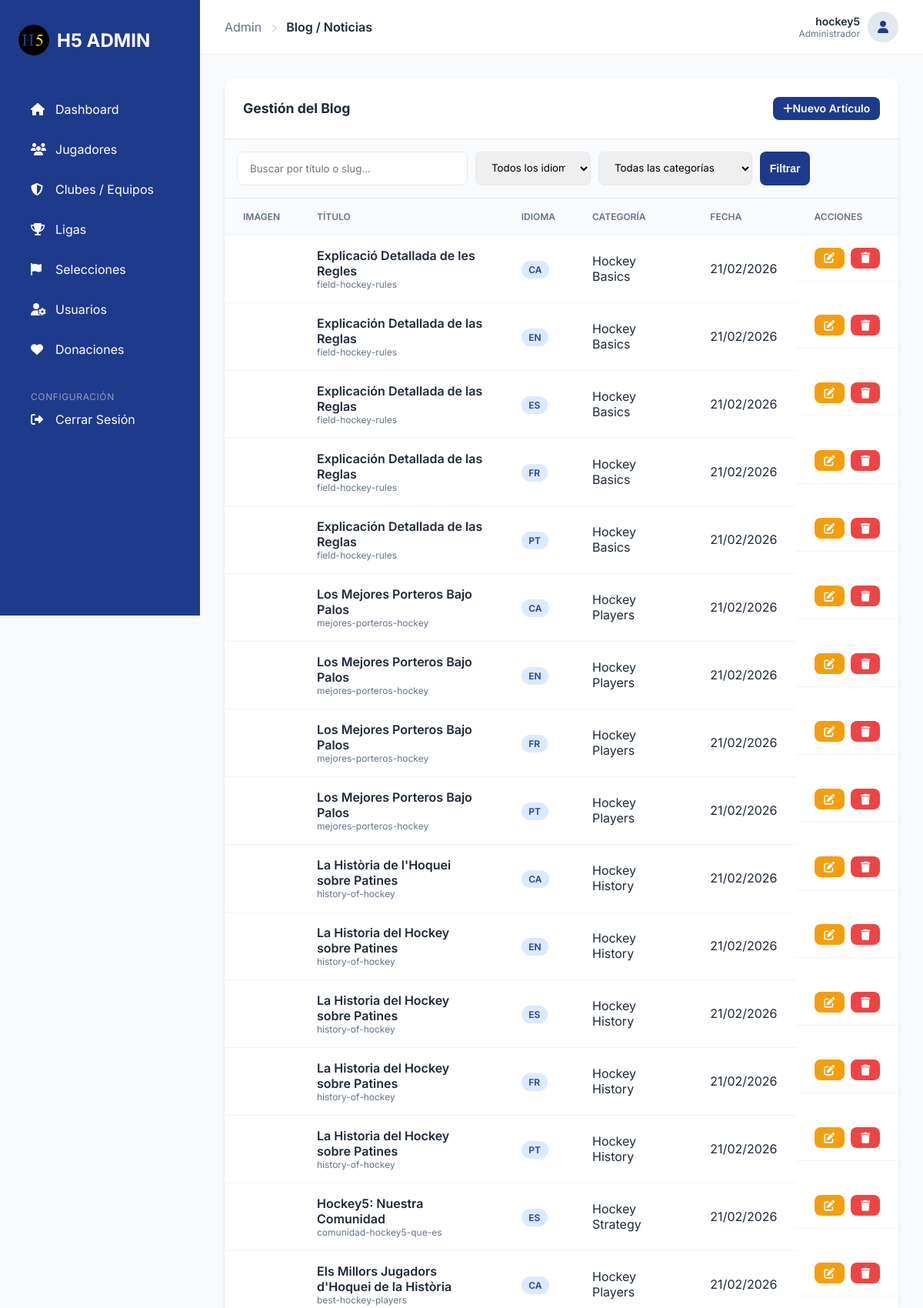
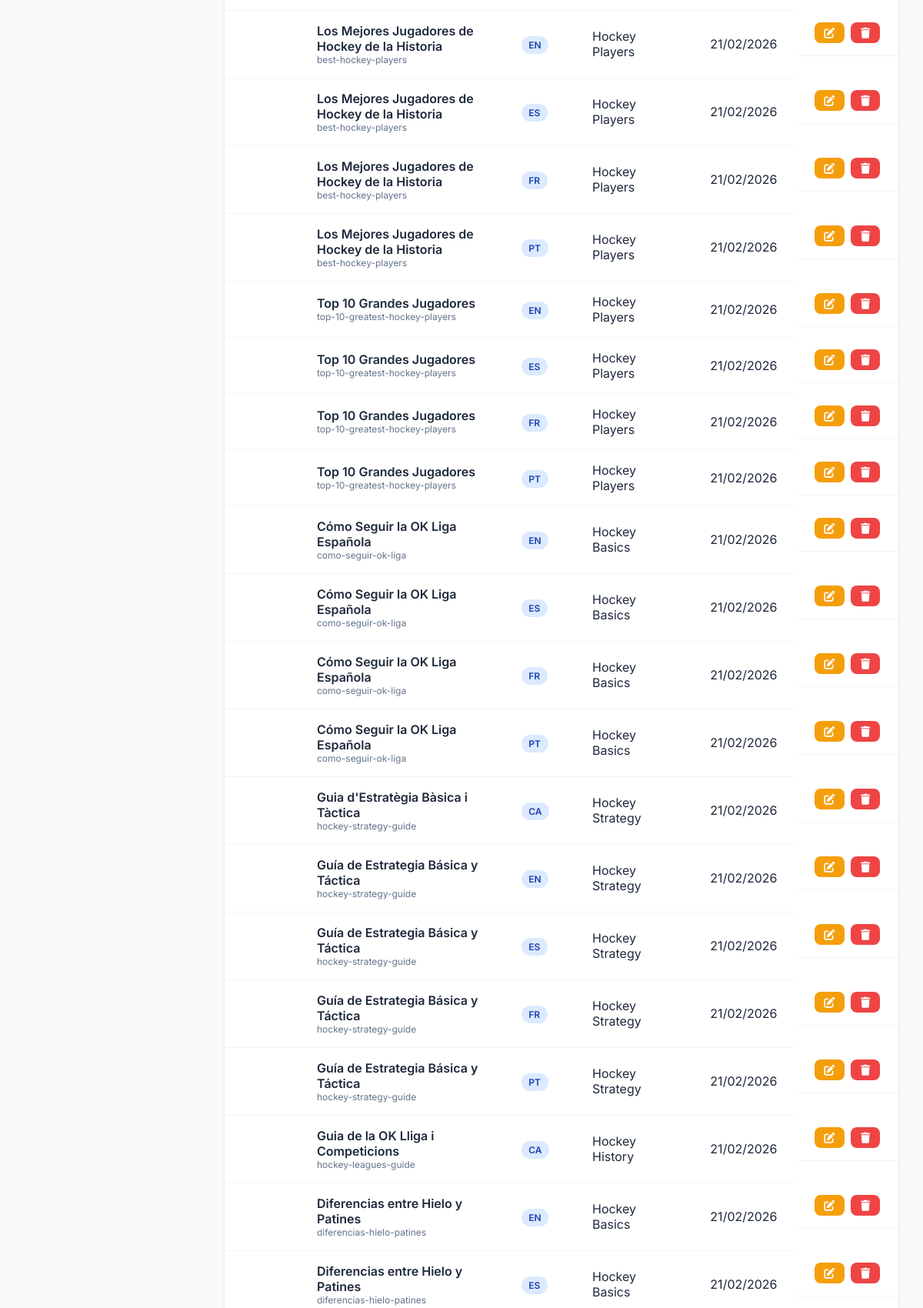
The app's page /admin/blog.php (signed in, upper part) with its own data (2 pictures, top to bottom).
### tables this page shows
CREATE TABLE `blog_articles` (
  `id` varchar(64) NOT NULL,
  `slug` varchar(128) NOT NULL,
  `lang` varchar(10) NOT NULL,
  `title` varchar(255) NOT NULL,
  `excerpt` text DEFAULT NULL,
  `content` longtext DEFAULT NULL,
  `author` varchar(100) DEFAULT NULL,
  `category` varchar(100) DEFAULT NULL,
  `published_at` datetime DEFAULT NULL,
  `image` varchar(255) DEFAULT NULL
);

### admin/blog.php (the view, shortened to what this page needs)
<?php
require_once __DIR__ . '/includes/header.php';
$search = $_GET['search'] ?? '';
try {
    $pdo = hoquei5_pdo();
    $query = "SELECT * FROM `blog_articles` WHERE 1=1";
    $params = [];
    $query .= " ORDER BY published_at DESC LIMIT 100";
    $stmt = $pdo->prepare($query);
    $stmt->execute($params);
    $articles = $stmt->fetchAll();
} catch (Exception $e) {
    echo "Error: " . $e->getMessage();
}
?>
<div class="table-container">
    <div class="table-header">
        <h2 style="font-size: 1.1rem; font-weight: 700;">Gestión del Blog</h2>
        <a href="blog_edit.php" class="btn btn-primary btn-sm" style="width: auto;"><i class="fas fa-plus"></i> Nuevo Artículo</a>
    </div>
    <div style="padding: 1rem; background: #f8fafc; border-bottom: 1px solid #e2e8f0;">
        <form method="GET" style="display: flex; gap: 10px; flex-wrap: wrap;">
            <input type="text" name="search" placeholder="Buscar por título o slug..." class="form-input" style="max-width: 300px;" value="<?php echo htmlspecialchars($search); ?>">
            <select name="lang" class="form-input" style="max-width: 150px;">
                <option value="">Todos los idiomas</option>
            </select>
            <select name="category" class="form-input" style="max-width: 200px;">
                <option value="">Todas las categorías</option>
            </select>
            <button type="submit" class="btn btn-primary btn-sm" style="width: auto;">Filtrar</button>
        </form>
    </div>
    <table class="admin-table">
        <thead>
            <tr>
                <th>Imagen</th>
                <th>Título</th>
                <th>Idioma</th>
                <th>Categoría</th>
                <th>Fecha</th>
                <th>Acciones</th>
            </tr>
        </thead>
        <tbody>
            <?php foreach ($articles as $a): ?>
            <tr>
                <td>
                </td>
                <td>
                    <div style="font-weight: 600;"><?php echo htmlspecialchars($a['title']); ?></div>
                    <div style="font-size: 0.75rem; color: var(--text-muted);"><?php echo htmlspecialchars($a['slug']); ?></div>
                </td>
                <td><span class="badge badge-info"><?php echo strtoupper($a['lang']); ?></span></td>
                <td><?php echo htmlspecialchars($a['category'] ?? 'N/A'); ?></td>
                <td><?php echo date('d/m/Y', strtotime($a['published_at'])); ?></td>
                <td class="actions">
                    <a href="blog_edit.php?id=<?php echo $a['id'];  ?>&lang=<?php echo $a['lang']; ?>" class="btn btn-warning btn-sm" style="width: auto;"><i class="fas fa-edit"></i></a>
                    <a href="blog_delete.php?id=<?php echo $a['id']; ?>&lang=<?php echo $a['lang']; ?>" class="btn btn-danger btn-sm" style="width: auto;" onclick="return confirm('¿Eliminar este artículo?');"><i class="fas fa-trash"></i></a>
                </td>
            </tr>
            <?php endforeach; ?>
        </tbody>
    </table>
</div>
<?php require_once __DIR__ . '/includes/footer.php'; ?>

### admin/admin.css (style rules this page uses)
:root { --primary: #1e3a8a; --secondary: #3b82f6; --accent: #f59e0b; --bg: #f8fafc; --card-bg: #ffffff; --text: #1e293b; --text-muted: #64748b; --sidebar-w: 260px; --header-h: 70px; --radius: 12px; --shadow: 0 4px 6px -1px rgb(0 0 0 / 0.1), 0 2px 4px -2px rgb(0 0 0 / 0.1); }
* { box-sizing: border-box; margin: 0; padding: 0; }
body { font-family: 'Inter', sans-serif; background: var(--bg); color: var(--text); overflow-x: hidden; }
a { text-decoration: none; color: inherit; }
.form-input { width: 100%; padding: 0.75rem 1rem; border: 1px solid #e2e8f0; border-radius: 8px; font-family: inherit; transition: border-color 0.2s; }
.btn { width: 100%; padding: 0.75rem 1.5rem; border: none; border-radius: 8px; font-weight: 600; cursor: pointer; transition: all 0.2s; display: inline-flex; align-items: center; justify-content: center; }
.btn-primary { background: var(--primary); color: white; }
.table-container { background: var(--card-bg); border-radius: var(--radius); box-shadow: var(--shadow); overflow: hidden; margin-bottom: 2rem; }
.table-header { padding: 1.5rem; border-bottom: 1px solid #e2e8f0; display: flex; justify-content: space-between; align-items: center; }
.admin-table { width: 100%; border-collapse: collapse; }
.admin-table th, .admin-table td { padding: 1rem 1.5rem; text-align: left; border-bottom: 1px solid #f1f5f9; }
.admin-table th { background: #f8fafc; font-weight: 600; color: var(--text-muted); font-size: 0.75rem; text-transform: uppercase; }
.actions { display: flex; gap: 0.5rem; }
.btn-sm { padding: 0.4rem 0.8rem; font-size: 0.875rem; }
.btn-danger { background: #ef4444; color: white; }
.btn-warning { background: var(--accent); color: white; }
.badge { padding: 0.25rem 0.6rem; border-radius: 9999px; font-size: 0.75rem; font-weight: 600; }
.badge-info { background: #dbeafe; color: #1e40af; }

### records on screen
blog_articles: title "Explicació Detallada de les Regles", slug "field-hockey-rules", lang "CA", category "Hockey Basics", published_at "21/02/2026"
blog_articles: title "Explicación Detallada de las Reglas", slug "field-hockey-rules", lang "EN", category "Hockey Basics", published_at "21/02/2026"
blog_articles: title "Explicación Detallada de las Reglas", slug "field-hockey-rules", lang "ES", category "Hockey Basics", published_at "21/02/2026"
blog_articles: title "Explicación Detallada de las Reglas", slug "field-hockey-rules", lang "FR", category "Hockey Basics", published_at "21/02/2026"
blog_articles: title "Explicación Detallada de las Reglas", slug "field-hockey-rules", lang "PT", category "Hockey Basics", published_at "21/02/2026"
blog_articles: title "Los Mejores Porteros Bajo Palos", slug "mejores-porteros-hockey", lang "CA", category "Hockey Players", published_at "21/02/2026"
blog_articles: title "Los Mejores Porteros Bajo Palos", slug "mejores-porteros-hockey", lang "EN", category "Hockey Players", published_at "21/02/2026"
blog_articles: title "Los Mejores Porteros Bajo Palos", slug "mejores-porteros-hockey", lang "FR", category "Hockey Players", published_at "21/02/2026"
blog_articles: title "Los Mejores Porteros Bajo Palos", slug "mejores-porteros-hockey", lang "PT", category "Hockey Players", published_at "21/02/2026"
blog_articles: title "La Història de l'Hoquei sobre Patines", slug "history-of-hockey", lang "CA", category "Hockey History", published_at "21/02/2026"
blog_articles: title "La Historia del Hockey sobre Patines", slug "history-of-hockey", lang "EN", category "Hockey History", published_at "21/02/2026"
blog_articles: title "La Historia del Hockey sobre Patines", slug "history-of-hockey", lang "ES", category "Hockey History", published_at "21/02/2026"
blog_articles: title "La Historia del Hockey sobre Patines", slug "history-of-hockey", lang "FR", category "Hockey History", published_at "21/02/2026"
blog_articles: title "La Historia del Hockey sobre Patines", slug "history-of-hockey", lang "PT", category "Hockey History", published_at "21/02/2026"
blog_articles: title "Hockey5: Nuestra Comunidad", slug "comunidad-hockey5-que-es", lang "ES", category "Hockey Strategy", published_at "21/02/2026"
blog_articles: title "Els Millors Jugadors d'Hoquei de la Història", slug "best-hockey-players", lang "CA", category "Hockey Players", published_at "21/02/2026"
blog_articles: title "Los Mejores Jugadores de Hockey de la Historia", slug "best-hockey-players", lang "EN", category "Hockey Players", published_at "21/02/2026"
blog_articles: title "Los Mejores Jugadores de Hockey de la Historia", slug "best-hockey-players", lang "ES", category "Hockey Players", published_at "21/02/2026"
blog_articles: title "Los Mejores Jugadores de Hockey de la Historia", slug "best-hockey-players", lang "FR", category "Hockey Players", published_at "21/02/2026"
blog_articles: title "Los Mejores Jugadores de Hockey de la Historia", slug "best-hockey-players", lang "PT", category "Hockey Players", published_at "21/02/2026"
blog_articles: title "Top 10 Grandes Jugadores", slug "top-10-greatest-hockey-players", lang "EN", category "Hockey Players", published_at "21/02/2026"
blog_articles: title "Top 10 Grandes Jugadores", slug "top-10-greatest-hockey-players", lang "ES", category "Hockey Players", published_at "21/02/2026"
blog_articles: title "Top 10 Grandes Jugadores", slug "top-10-greatest-hockey-players", lang "FR", category "Hockey Players", published_at "21/02/2026"
blog_articles: title "Top 10 Grandes Jugadores", slug "top-10-greatest-hockey-players", lang "PT", category "Hockey Players", published_at "21/02/2026"
blog_articles: title "Cómo Seguir la OK Liga Española", slug "como-seguir-ok-liga", lang "EN", category "Hockey Basics", published_at "21/02/2026"
blog_articles: title "Cómo Seguir la OK Liga Española", slug "como-seguir-ok-liga", lang "ES", category "Hockey Basics", published_at "21/02/2026"
blog_articles: title "Cómo Seguir la OK Liga Española", slug "como-seguir-ok-liga", lang "FR", category "Hockey Basics", published_at "21/02/2026"
blog_articles: title "Cómo Seguir la OK Liga Española", slug "como-seguir-ok-liga", lang "PT", category "Hockey Basics", published_at "21/02/2026"
blog_articles: title "Guia d'Estratègia Bàsica i Tàctica", slug "hockey-strategy-guide", lang "CA", category "Hockey Strategy", published_at "21/02/2026"
blog_articles: title "Guía de Estrategia Básica y Táctica", slug "hockey-strategy-guide", lang "EN", category "Hockey Strategy", published_at "21/02/2026"
blog_articles: title "Guía de Estrategia Básica y Táctica", slug "hockey-strategy-guide", lang "ES", category "Hockey Strategy", published_at "21/02/2026"
blog_articles: title "Guía de Estrategia Básica y Táctica", slug "hockey-strategy-guide", lang "FR", category "Hockey Strategy", published_at "21/02/2026"
blog_articles: title "Guía de Estrategia Básica y Táctica", slug "hockey-strategy-guide", lang "PT", category "Hockey Strategy", published_at "21/02/2026"
blog_articles: title "Guia de la OK Lliga i Competicions", slug "hockey-leagues-guide", lang "CA", category "Hockey History", published_at "21/02/2026"
blog_articles: title "Diferencias entre Hielo y Patines", slug "diferencias-hielo-patines", lang "EN", category "Hockey Basics", published_at "21/02/2026"
blog_articles: title "Diferencias entre Hielo y Patines", slug "diferencias-hielo-patines", lang "ES", category "Hockey Basics", published_at "21/02/2026"

### other values on screen
$pageTitle "Blog / Noticias"
$_SESSION['admin_user'] "hockey5"
